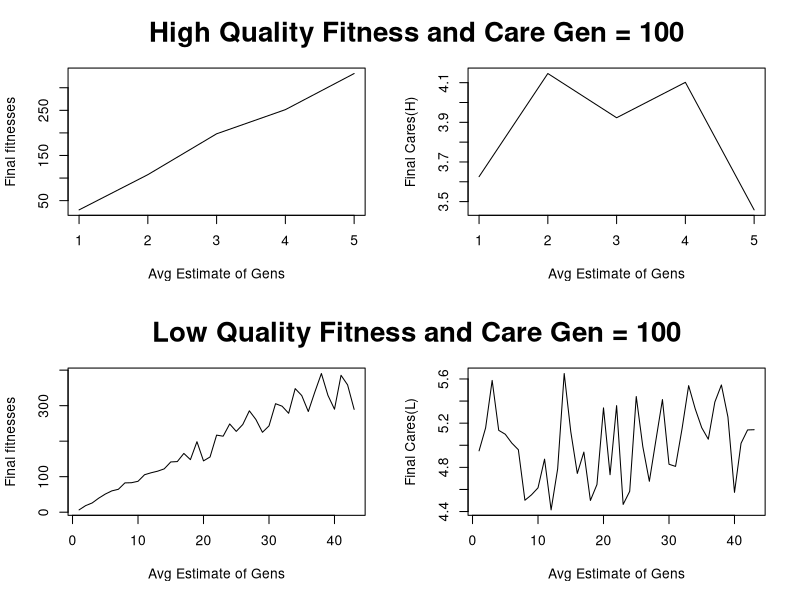
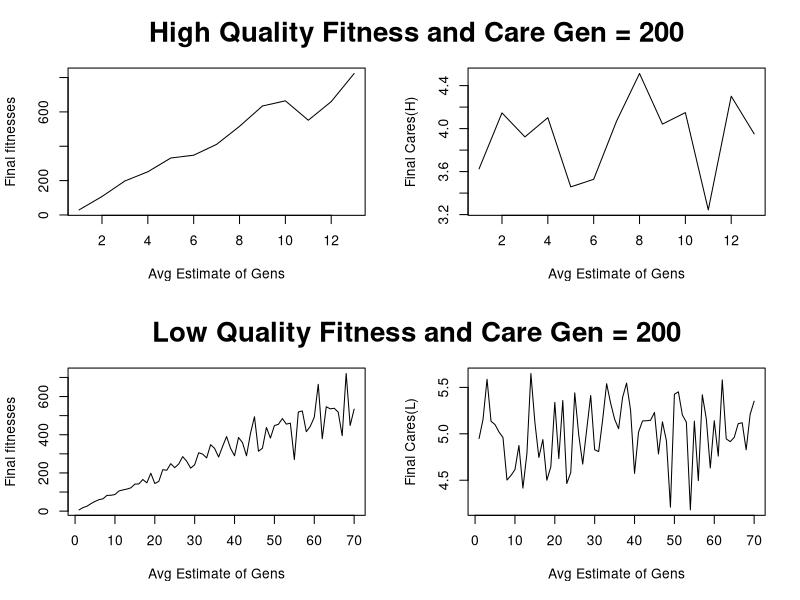
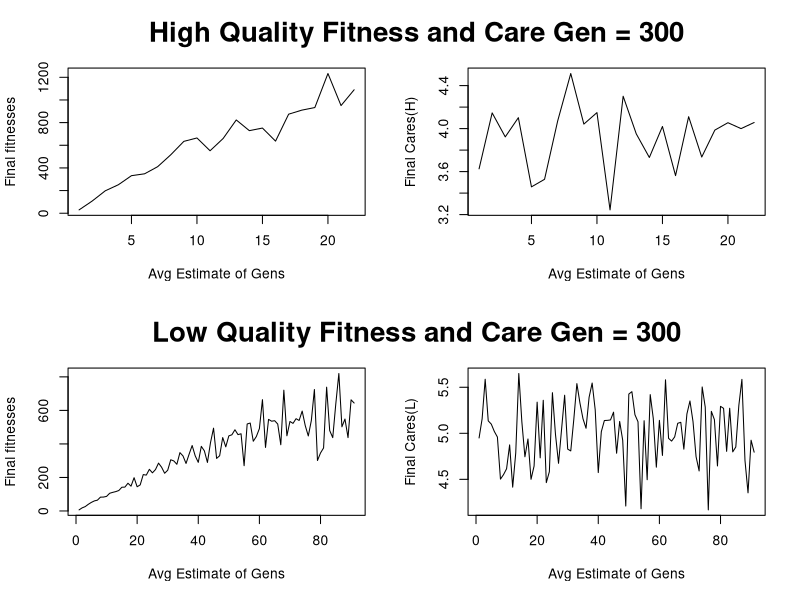
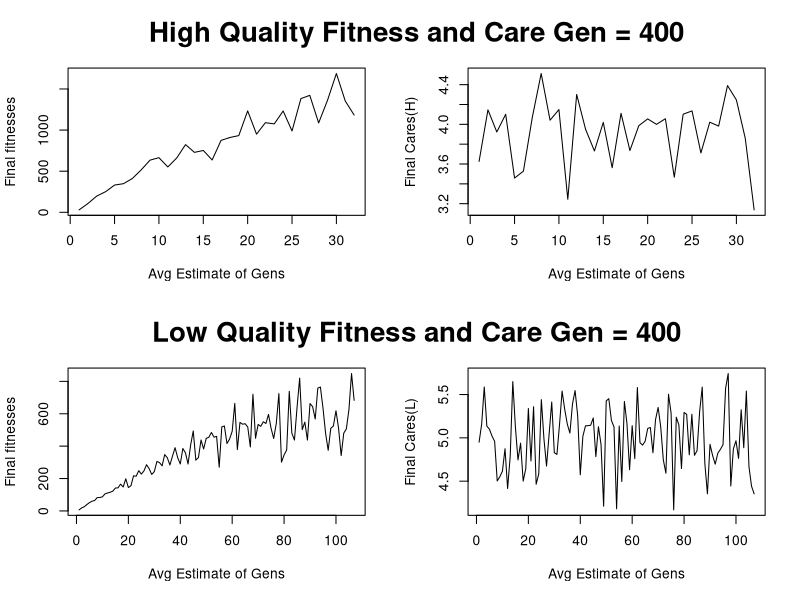
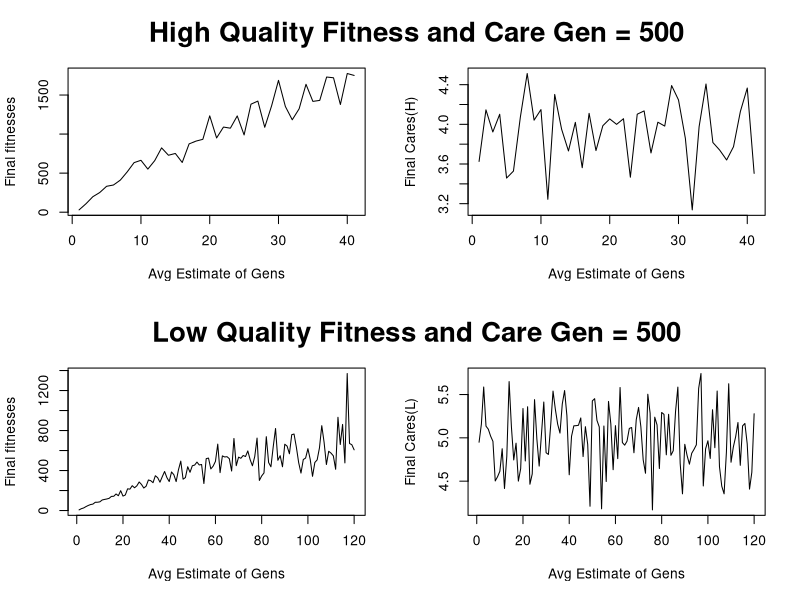
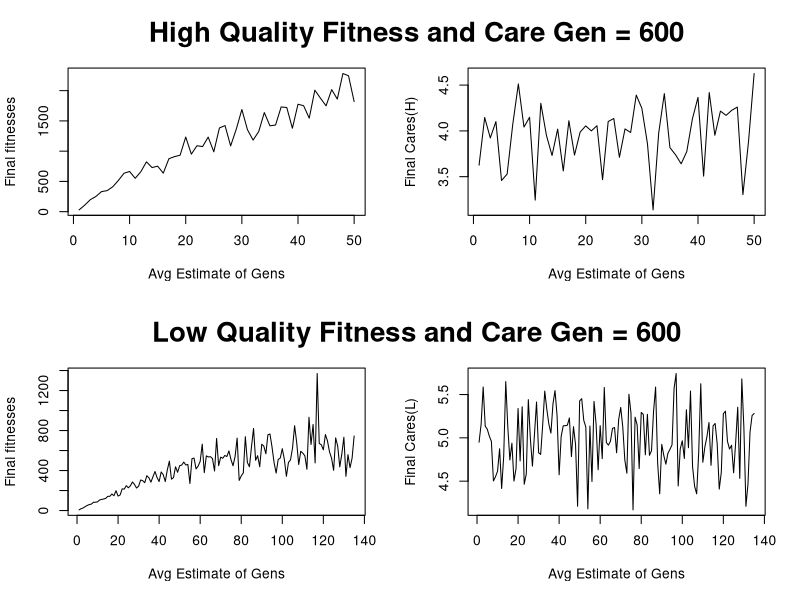
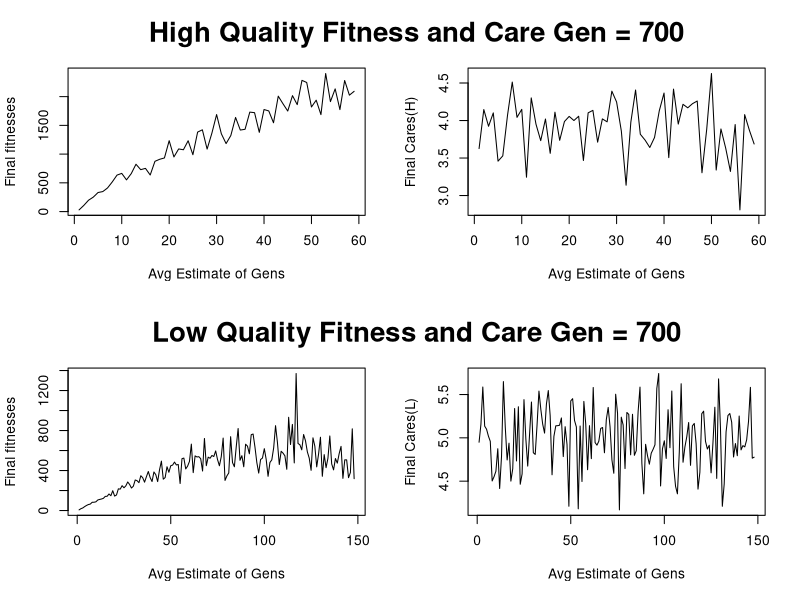

R code for these plots, in order: (Note: a time limit stopped this script after it produced the figures.)
line2user <- function(line, side) {
  lh <- par('cin')[2] * par('cex') * par('lheight')
  x_off <- diff(grconvertX(c(0, lh), 'inches', 'npc'))
  y_off <- diff(grconvertY(c(0, lh), 'inches', 'npc'))
  switch(side,
         `1` = grconvertY(-line * y_off, 'npc', 'user'),
         `2` = grconvertX(-line * x_off, 'npc', 'user'),
         `3` = grconvertY(1 + line * y_off, 'npc', 'user'),
         `4` = grconvertX(1 + line * x_off, 'npc', 'user'),
         stop("Side must be 1, 2, 3, or 4", call.=FALSE))
}
N=1000 #Pop Size
gen=10000 #No. of generations (although not discrete)


care_h=4
care_l=5
w=5 #Size of clutch

hi_g = 0.000006
lo_g = 0.000014

hbase=0.001 #Base death rates
lbase=0.01

randmut =0.001 #0.1% 
std_dev=0.3

step=10
qlty=sample(c(hi_g,lo_g),N,replace = TRUE)

pop=data.frame(id= 1:N, #Unique identification
               careh= pmax(rnorm(N,care_h),0),
               carel= pmax(rnorm(N,care_l),0), #Care prob.
               quality=qlty,
               index=rep(1),
               alive=rep(1),
               fit=rep(0),
               fitx=rep(0))
  
finalfith=vector("list")
finalcareh=vector("list")
  
finalfitl=vector("list")
finalcarel=vector("list")
  
for (o in 1:gen){  
  sum_r1=sum(pop$index)
  while(sum_r1>0){
    
    #Sampling the pair
    k=sample(pop$id,size=2, prob=pop$index, replace = FALSE)
    
    #Generating relevant variables
    i1<-k[1]
    i2<-k[2]
   
    g1=pop$quality[i1]
    g2=pop$quality[i2]
    
    if(g1==hi_g){
      c1=min(pop$careh[i1],sqrt((1-hbase)/g1))
      drate_1=min(hbase+(g1*c1*c1),1)
    }
   else{
     c1=min(pop$carel[i1],sqrt((1-lbase)/g1))
     drate_1=min(lbase+(g1*c1*c1),1)
   }
    if(g2==hi_g){
      c2=min(pop$careh[i2],sqrt((1-hbase)/g2))
      drate_2=min(hbase+(g2*c2*c2),1)
    }
    else{
      c2=min(pop$carel[i2],sqrt((1-lbase)/g2))
      drate_2=min(lbase+g2*c2*c2,1)
    }
    #Updating Fitnesses
    thisfit=w*(1-exp((-0.01*((c1+c2)/w))-100))
    pop$fitx[i1]=pop$fitx[i2]=thisfit
    
    pop$fit[i1]=pop$fit[i1]+thisfit
    pop$fit[i2]=pop$fit[i2]+thisfit
    
    #Updating Indices- Removed from Round 1
    pop$index[i1]=0
    pop$index[i2]=0
    sum_r1=sum(pop$index)
    
   #Alive?
    pop$alive[i1]=sample(c(0,1),1,prob=c(drate_1,1-drate_1))
    pop$alive[i2]=sample(c(0,1),1,prob=c(drate_2,1-drate_2))
  }
  alives=split(pop,pop$alive)[["1"]]
  alives$index=rep(1)
  
  deads=split(pop,pop$alive)[["0"]]
  
  if (length(deads$id)==0){
    pop=alives
  }
  else{
    finalfith=c(as.numeric(finalfith),split(deads,deads$quality)[[as.character(hi_g)]]$fit)
    finalcareh=c(as.numeric(finalcareh),split(deads,deads$quality)[[as.character(hi_g)]]$careh)
    
    finalfitl=c(as.numeric(finalfitl),split(deads,deads$quality)[[as.character(lo_g)]]$fit)
    finalcarel=c(as.numeric(finalcarel),split(deads,deads$quality)[[as.character(lo_g)]]$carel)
    
    NN=nrow(deads)
    offspring= sample(pop$id,NN,prob = pop$fitx, replace = TRUE)
   
    careh_new= pop$careh[offspring]
    carel_new=pop$carel[offspring]
    
    deads$careh=pmax(careh_new + rnorm(NN,0,std_dev),0)
    deads$carel=pmax(carel_new + rnorm(NN,0,std_dev),0)
    
    deads$fit=deads$fitx=rep(0)
    deads$index=deads$alive=rep(1)
    
    deads$quality=sample(c(hi_g,lo_g),NN,replace = TRUE)
    
    pop=rbind(alives,deads) #New population
    pop=pop[order(pop$id),]
  }
  if (o %% 100==0){ 
    print(o)
    print(c(mean(pop$careh),mean(pop$carel)))
    a1=a2=a3=a4=c()
    for (a in 1:(length(finalcareh)%/%step)){
      a1=c(a1,mean(finalcareh[((a-1)*step+1):(a*step)]))
    }
    for (b in 1:(length(finalcarel)%/%step)){
      a2=c(a2,mean(finalcarel[((b-1)*step+1):(b*step)]))
    }
    for (c in 1:(length(finalfith)%/%step)){
      a3=c(a3,mean(finalfith[((c-1)*step+1):(c*step)]))
    }
    for (d in 1:(length(finalfitl)%/%step)){
      a4=c(a4,mean(finalfitl[((d-1)*step+1):(d*step)]))
    }
    par(mfrow=c(2,2))
    plot(seq(length(a3)),a3,type = "l",xlab="Avg Estimate of Gens", ylab="Final fitnesses")#,ylim =c(0,20))
    plot(seq(length(a1)),a1,type = "l",xlab="Avg Estimate of Gens", ylab="Final Cares(H)")#,ylim=c(10,60))
    text(line2user(line=mean(par('mar')[c(2, 4)]), side=2), 
         line2user(line=2, side=3), paste('High Quality Fitness and Care','Gen =',o), xpd=NA, cex=2, font=2)
    plot(seq(length(a4)),a4,type = "l",xlab="Avg Estimate of Gens", ylab="Final fitnesses")#,ylim =c(0,20))
    plot(seq(length(a2)),a2,type = "l",xlab="Avg Estimate of Gens", ylab="Final Cares(L)")#,ylim=c(10,60))
    text(line2user(line=mean(par('mar')[c(2, 4)]), side=2), 
         line2user(line=2, side=3), paste('Low Quality Fitness and Care','Gen =',o), xpd=NA, cex=2, font=2)
  }
}
